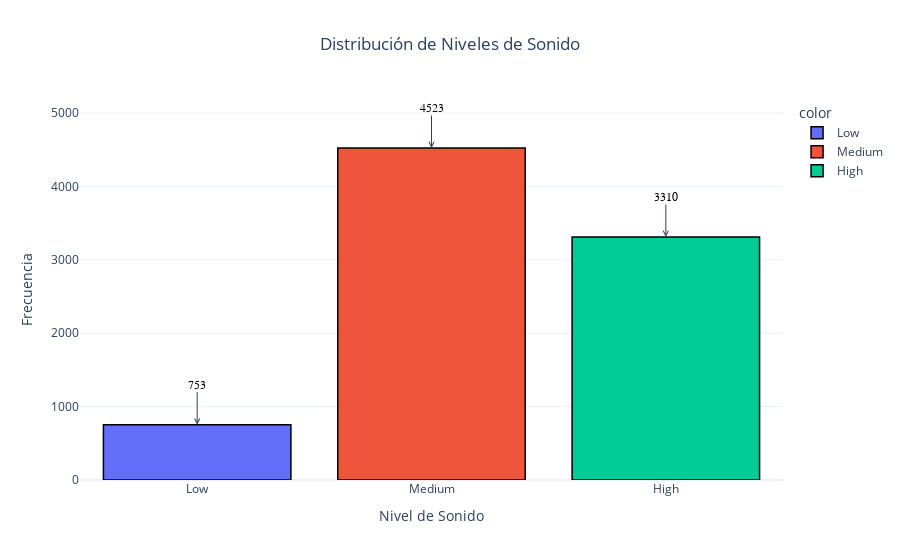

Here is the notebook cell this chart was saved with:
### Markdown cell above
El distrito con mayor ocurrencia de sonidos causados por actividad de motor es en el distrito 1 correspondiente a Manhattan, con una mayor presencia de Ruidos Medios (Medium) de más de 4000 observaciones, además tiene al rededor de 3000 observaciones con presencia de Ruidos Altos (High) y finalmente una cantidad de más de 500 observaciones con presencia de Ruidos Bajos (low). Por otro lado se puede apreciar que en promedio no hay muchos sonidos ocasionados por el motor de los autos en el distrito 4 perteneciente a Bronx.

### Code cell
# Realizamos el conteo de frecuencia
counts = df_sonidos['Engine Sound'].value_counts()

# Definimos el orden de las categorías
categories_order = ['Low', 'Medium', 'High']

# Reordenamos los resultados de acuerdo al orden definido
counts = counts.reindex(categories_order)

# Creamos el gráfico de barras con Plotly
fig = px.bar(x=counts.index, y=counts.values, color=counts.index,
             labels={'x': 'Nivel de Sonido', 'y': 'Frecuencia'},
             title='Distribución de Niveles de Sonido',
             template='plotly_white')

# Añadimos etiquetas de conteo encima de las barras con fuente en negrita y flecha
for i, count in enumerate(counts):
    fig.add_annotation(
        x=counts.index[i],
        y=count + 1,
        text=str(count),
        showarrow=True,
        arrowhead=5,
        ax=0,
        ay=-40,
        font=dict(size=12, color='black', family='Arial')  # Configuramos la fuente en negrita
    )

# Añadimos bordes a las columnas
fig.update_traces(marker_line=dict(color='black', width=1.5))

# Ajustamos el diseño del gráfico
fig.update_layout(
    xaxis_title='Nivel de Sonido',
    yaxis_title='Frecuencia',
    title_x=0.5  # Ajuste para centrar el título horizontalmente
)

# Mostramos el gráfico
fig.show()

### Figure 1 — Plotly figure (JSON) as saved in the notebook; plotly's stock layout.template omitted (floating-point values rounded to 4 significant figures)
{"data": [{"alignmentgroup": "True", "hovertemplate": "color=Low<br>Nivel de Sonido=%{x}<br>Frecuencia=%{y}<extra></extra>", "legendgroup": "Low", "marker": {"color": "#636efa", "line": {"color": "black", "width": 1.5}, "pattern": {"shape": ""}}, "name": "Low", "offsetgroup": "Low", "orientation": "v", "showlegend": true, "textposition": "auto", "type": "bar", "x": ["Low"], "xaxis": "x", "y": [753], "yaxis": "y"}, {"alignmentgroup": "True", "hovertemplate": "color=Medium<br>Nivel de Sonido=%{x}<br>Frecuencia=%{y}<extra></extra>", "legendgroup": "Medium", "marker": {"color": "#EF553B", "line": {"color": "black", "width": 1.5}, "pattern": {"shape": ""}}, "name": "Medium", "offsetgroup": "Medium", "orientation": "v", "showlegend": true, "textposition": "auto", "type": "bar", "x": ["Medium"], "xaxis": "x", "y": [4523], "yaxis": "y"}, {"alignmentgroup": "True", "hovertemplate": "color=High<br>Nivel de Sonido=%{x}<br>Frecuencia=%{y}<extra></extra>", "legendgroup": "High", "marker": {"color": "#00cc96", "line": {"color": "black", "width": 1.5}, "pattern": {"shape": ""}}, "name": "High", "offsetgroup": "High", "orientation": "v", "showlegend": true, "textposition": "auto", "type": "bar", "x": ["High"], "xaxis": "x", "y": [3310], "yaxis": "y"}], "layout": {"annotations": [{"arrowhead": 5, "ax": 0, "ay": -40, "font": {"color": "black", "family": "Arial", "size": 12}, "showarrow": true, "text": "753", "x": "Low", "y": 754}, {"arrowhead": 5, "ax": 0, "ay": -40, "font": {"color": "black", "family": "Arial", "size": 12}, "showarrow": true, "text": "4523", "x": "Medium", "y": 4524}, {"arrowhead": 5, "ax": 0, "ay": -40, "font": {"color": "black", "family": "Arial", "size": 12}, "showarrow": true, "text": "3310", "x": "High", "y": 3311}], "barmode": "relative", "legend": {"title": {"text": "color"}, "tracegroupgap": 0}, "title": {"text": "Distribución de Niveles de Sonido", "x": 0.5}, "xaxis": {"anchor": "y", "domain": [0, 1], "title": {"text": "Nivel de Sonido"}}, "yaxis": {"anchor": "x", "domain": [0, 1], "title": {"text": "Frecuencia"}}}}
